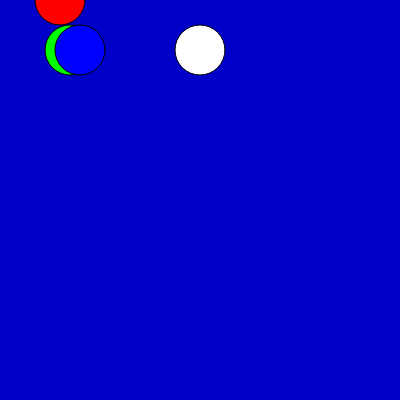
Frame 1 (no input)
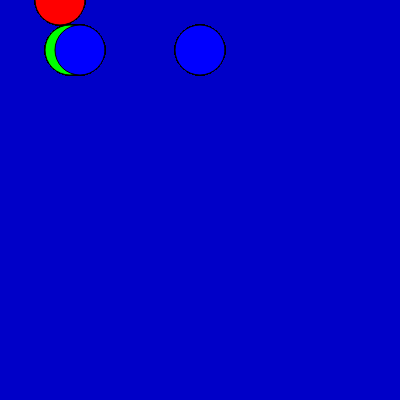
Frame 60 (no input)
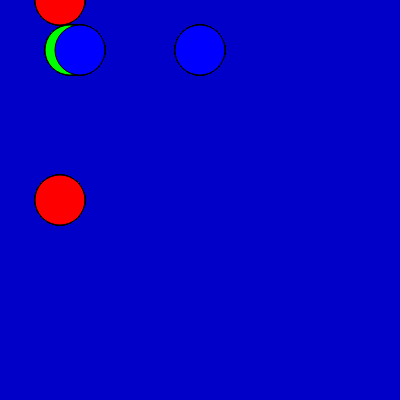
Frame 120 (the mouse pressed at the canvas centre since frame 60)

The p5.js sketch that drew these frames (run headless with seeded random() and noise() and a simulated clock; from frame 60 on, the mouse is pressed at the canvas centre):

// p5.js sketch
// ── sketch.js
function setup() {
  createCanvas(400, 400);
  background (0, 0, 200);
}

function draw() {
  //background(220);
  circle(width/2, 50, 50);
  fill(255, 0, 0)
  circle(60, mouseX, 50);
  fill(0, 255, 0)
  circle(70, 50, 50);
  fill(0, 0, 255)
  circle(80, 50, 50);

}
